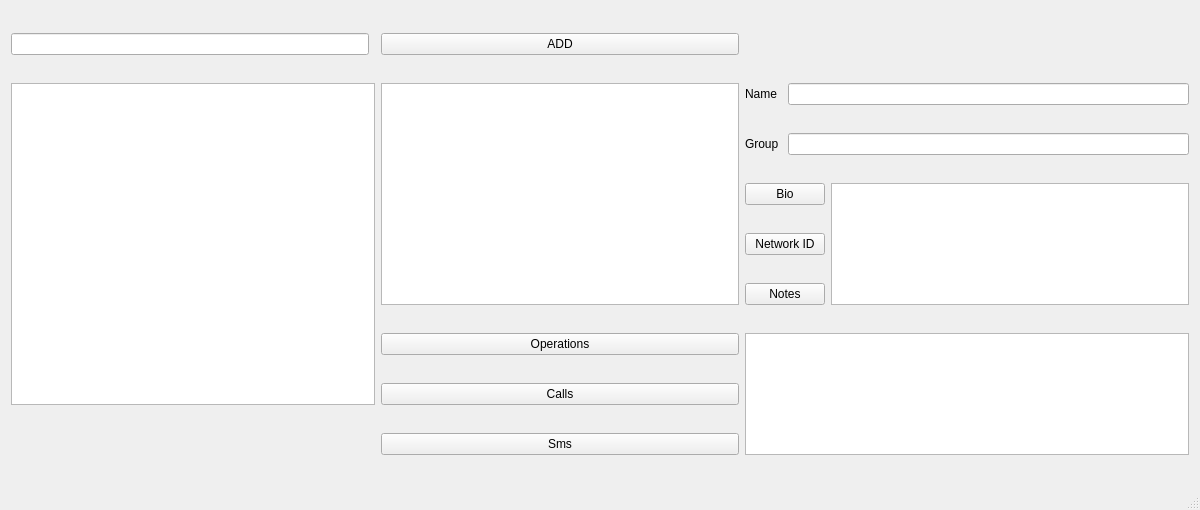
<?xml version="1.0" encoding="UTF-8"?>
<ui version="4.0">
 <class>Setup</class>
 <widget class="QMainWindow" name="Setup">
  <property name="geometry">
   <rect>
    <x>0</x>
    <y>0</y>
    <width>1200</width>
    <height>510</height>
   </rect>
  </property>
  <property name="windowTitle">
   <string>Setup</string>
  </property>
  <widget class="QWidget" name="centralWidget">
   <layout class="QGridLayout" name="gridLayout">
    <item row="0" column="0">
     <widget class="QLineEdit" name="lineEdit"/>
    </item>
    <item row="0" column="2">
     <widget class="QPushButton" name="pushButton">
      <property name="text">
       <string>ADD</string>
      </property>
     </widget>
    </item>
    <item row="1" column="0" rowspan="7" colspan="2">
     <widget class="QListWidget" name="listWidget"/>
    </item>
    <item row="1" column="2" rowspan="5">
     <widget class="QGraphicsView" name="graphicsView"/>
    </item>
    <item row="1" column="3">
     <widget class="QLabel" name="label">
      <property name="text">
       <string>Name</string>
      </property>
     </widget>
    </item>
    <item row="1" column="4" colspan="2">
     <widget class="QLineEdit" name="lineEdit_2"/>
    </item>
    <item row="2" column="3">
     <widget class="QLabel" name="label_2">
      <property name="text">
       <string>Group</string>
      </property>
     </widget>
    </item>
    <item row="2" column="4" colspan="2">
     <widget class="QLineEdit" name="lineEdit_3"/>
    </item>
    <item row="3" column="3" colspan="2">
     <widget class="QPushButton" name="pushButton_2">
      <property name="text">
       <string>Bio</string>
      </property>
     </widget>
    </item>
    <item row="3" column="5" rowspan="3">
     <widget class="QTextBrowser" name="textBrowser"/>
    </item>
    <item row="4" column="3" colspan="2">
     <widget class="QPushButton" name="pushButton_3">
      <property name="text">
       <string>Network ID</string>
      </property>
     </widget>
    </item>
    <item row="5" column="3" colspan="2">
     <widget class="QPushButton" name="pushButton_4">
      <property name="text">
       <string>Notes</string>
      </property>
     </widget>
    </item>
    <item row="6" column="2">
     <widget class="QPushButton" name="pushButton_5">
      <property name="text">
       <string>Operations</string>
      </property>
     </widget>
    </item>
    <item row="6" column="3" rowspan="3" colspan="3">
     <widget class="QListView" name="listView"/>
    </item>
    <item row="7" column="2">
     <widget class="QPushButton" name="pushButton_6">
      <property name="text">
       <string>Calls</string>
      </property>
     </widget>
    </item>
    <item row="8" column="2">
     <widget class="QPushButton" name="pushButton_7">
      <property name="text">
       <string>Sms</string>
      </property>
     </widget>
    </item>
   </layout>
  </widget>
  <widget class="QStatusBar" name="statusBar"/>
 </widget>
 <layoutdefault spacing="6" margin="11"/>
 <resources/>
 <connections/>
</ui>
